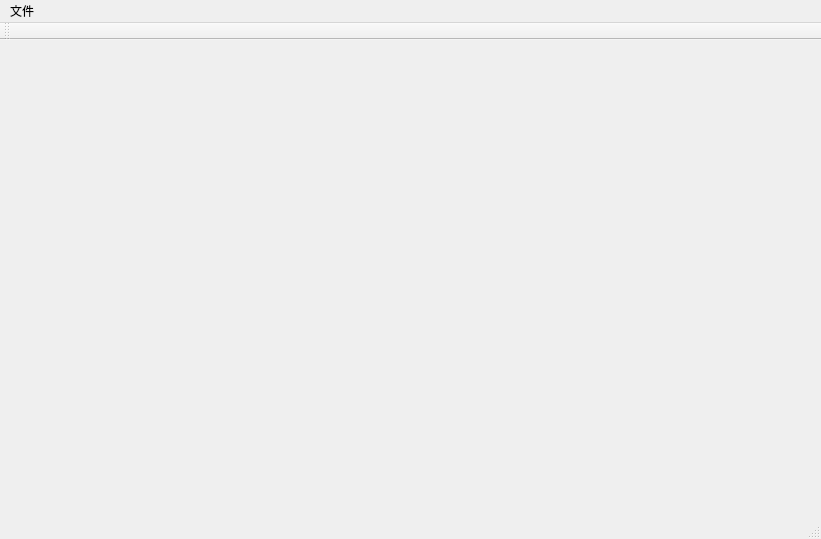
<?xml version="1.0" encoding="UTF-8"?>
<ui version="4.0">
 <class>ArmatureBrowserClass</class>
 <widget class="QMainWindow" name="ArmatureBrowserClass">
  <property name="geometry">
   <rect>
    <x>0</x>
    <y>0</y>
    <width>821</width>
    <height>539</height>
   </rect>
  </property>
  <property name="windowTitle">
   <string>ArmatureBrowser</string>
  </property>
  <widget class="QWidget" name="centralWidget"/>
  <widget class="QToolBar" name="mainToolBar">
   <attribute name="toolBarArea">
    <enum>TopToolBarArea</enum>
   </attribute>
   <attribute name="toolBarBreak">
    <bool>false</bool>
   </attribute>
  </widget>
  <widget class="QStatusBar" name="statusBar"/>
  <widget class="QMenuBar" name="menuBar">
   <property name="geometry">
    <rect>
     <x>0</x>
     <y>0</y>
     <width>821</width>
     <height>23</height>
    </rect>
   </property>
   <widget class="QMenu" name="menuFile">
    <property name="title">
     <string>文件</string>
    </property>
    <addaction name="actionOpen"/>
    <addaction name="actionExport"/>
   </widget>
   <addaction name="menuFile"/>
  </widget>
  <action name="actionOpen">
   <property name="text">
    <string>打开</string>
   </property>
  </action>
  <action name="actionExport">
   <property name="text">
    <string>导出当前项目</string>
   </property>
  </action>
 </widget>
 <layoutdefault spacing="6" margin="11"/>
 <resources>
  <include location="armaturebrowser.qrc"/>
 </resources>
 <connections/>
</ui>
